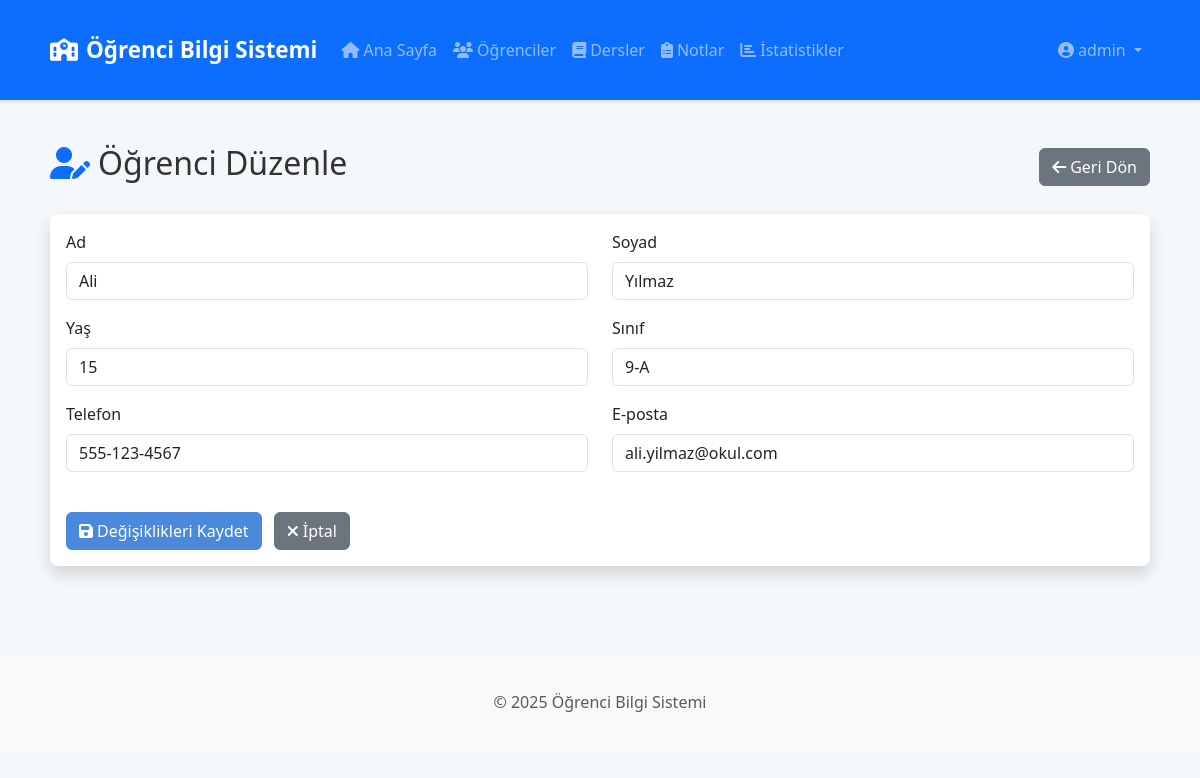
/ogrenci/duzenle/1 (signed in), run on the app's committed database.
### app.py (models this page shows)
class Ogrenci(db.Model):
    id = db.Column(db.Integer, primary_key=True)
    ad = db.Column(db.String(50), nullable=False)
    soyad = db.Column(db.String(50), nullable=False)
    yas = db.Column(db.Integer)
    sinif = db.Column(db.String(10))
    telefon = db.Column(db.String(15))
    email = db.Column(db.String(100))
    kullanici_id = db.Column(db.Integer, db.ForeignKey('kullanici.id'))
    notlar = db.relationship('Not', backref='ogrenci', lazy=True)

### app.py (the view, shortened to what this page needs)
@app.route('/ogrenci/duzenle/<int:id>', methods=['GET', 'POST'])
@login_required(roles=['yonetici'])
def ogrenci_duzenle(id):
    ogrenci = Ogrenci.query.get_or_404(id)
    return render_template('ogrenci_duzenle.html', ogrenci=ogrenci)

### app.py (called while the page is built)
def login_required(roles=None):
    def decorator(f):
        @wraps(f)
        def decorated_function(*args, **kwargs):
            if 'kullanici_id' not in session:
                flash('Bu sayfaya erişmek için giriş yapmalısınız', 'danger')
                return redirect(url_for('giris'))
            if roles and session['rol'] not in roles:
                flash('Bu sayfaya erişim yetkiniz yok', 'danger')
                return redirect(url_for('anasayfa'))
            return f(*args, **kwargs)
        return decorated_function
    return decorator

### templates/ogrenci_duzenle.html (shortened to what this page needs)
{% extends 'base.html' %}
{% block content %}
<div class="d-flex justify-content-between align-items-center mb-4">
    <h2><i class="fas fa-user-edit text-primary me-2"></i>Öğrenci Düzenle</h2>
    <a href="{{ url_for('ogrenciler') }}" class="btn btn-secondary">
        <i class="fas fa-arrow-left me-1"></i>Geri Dön
    </a>
</div>
<div class="card shadow">
    <div class="card-body">
        <form method="POST" action="{{ url_for('ogrenci_duzenle', id=ogrenci.id) }}">
            <div class="row">
                <div class="col-md-6 mb-3">
                    <label for="ad" class="form-label">Ad</label>
                    <input type="text" class="form-control" id="ad" name="ad" value="{{ ogrenci.ad }}" required>
                </div>
                <div class="col-md-6 mb-3">
                    <label for="soyad" class="form-label">Soyad</label>
                    <input type="text" class="form-control" id="soyad" name="soyad" value="{{ ogrenci.soyad }}" required>
                </div>
            </div>
            <div class="row">
                <div class="col-md-6 mb-3">
                    <label for="yas" class="form-label">Yaş</label>
                    <input type="number" class="form-control" id="yas" name="yas" value="{{ ogrenci.yas }}" min="6" max="30" required>
                </div>
                <div class="col-md-6 mb-3">
                    <label for="sinif" class="form-label">Sınıf</label>
                    <input type="text" class="form-control" id="sinif" name="sinif" value="{{ ogrenci.sinif }}" required>
                </div>
            </div>
            <div class="row">
                <div class="col-md-6 mb-3">
                    <label for="telefon" class="form-label">Telefon</label>
                    <input type="tel" class="form-control" id="telefon" name="telefon" value="{{ ogrenci.telefon }}" required>
                </div>
                <div class="col-md-6 mb-3">
                    <label for="email" class="form-label">E-posta</label>
                    <input type="email" class="form-control" id="email" name="email" value="{{ ogrenci.email }}" required>
                </div>
            </div>
            <div class="mt-4">
                <button type="submit" class="btn btn-primary">
                    <i class="fas fa-save me-1"></i>Değişiklikleri Kaydet
                </button>
                <a href="{{ url_for('ogrenciler') }}" class="btn btn-secondary ms-2">
                    <i class="fas fa-times me-1"></i>İptal
                </a>
            </div>
        </form>
    </div>
</div>
{% endblock %}

### static/css/style.css (style rules this page uses)
body { font-family: 'Segoe UI', Tahoma, Geneva, Verdana, sans-serif; background-color: #f5f8fa; color: #333; }
.card { border-radius: 8px; box-shadow: 0 4px 6px rgba(0, 0, 0, 0.1); margin-bottom: 20px; border: none; }
.btn-primary { background-color: #4a89dc; border-color: #4a89dc; }

### data on the page
Ogrenci: ad "Ali", soyad "Yılmaz", yas "15", sinif "9-A", telefon "555-123-4567", email "ali.yilmaz@okul.com"

### other printed values
{{ session.get('kullanici_adi') }} "admin"
